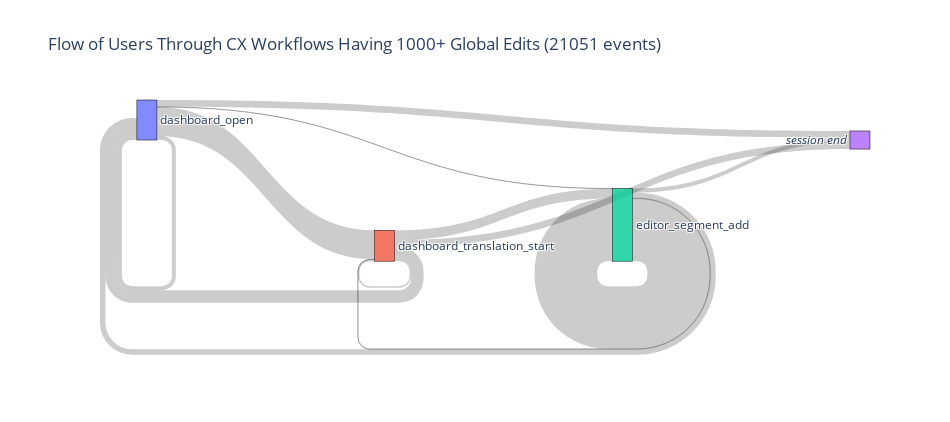

The cell this chart's notebook holds for it:
### Markdown cell above
::: {.callout-note collapse=true}

## Summary: Users with 100-999 Global Edits

Among the users who opened the dashboard:

* in 71% of the cases, they proceeded to translation start screen.
* in 18% of the cases, they ended the session.
* in 11%  of the cases, they refereshed the dashboard or came back to it later before the session expired.

Among the users who reach the translation start screen:

* in 16% of the cases, they transitioned to the editor and made an edit.
* in 49% of the cases, they went back to the main dashboard.
* in 30% of the cases, they ended the session.

Among users who made at least one edit:

* in 85% of the cases, they continued to make additional edits.
* in 7% of the cases, they went back to the main dashboard.
* in 5% of the cases, they ended the session.

:::

### Code cell
#| column: page-inset-right

n_events = events.query("""(user_global_edit_count_bucket == '1000+ edits') & (event_type == @main_events)""").shape[0]
iplot(plot_funnel(events.query("""user_global_edit_count_bucket == '1000+ edits'"""), 
                      chart_title=f'Flow of Users Through CX Workflows Having 1000+ Global Edits ({n_events} events)'), 
          config=iplot_config)

### Figure 1 — Plotly figure (JSON) as saved in the notebook; plotly's stock layout.template omitted (floating-point values rounded to 4 significant figures)
{"data": [{"domain": {"x": [0, 1], "y": [0, 1]}, "link": {"customdata": [9.937, 72.51, 0.6136, 16.94, 40.44, 4.862, 31.76, 22.94, 7.524, 0.4785, 86.18, 5.817], "hovertemplate": "Events: %{value}<br />Percentage: %{customdata:.2f}%<extra></extra>", "source": [0, 0, 0, 0, 1, 1, 1, 1, 2, 2, 2, 2], "target": [0, 1, 2, 3, 0, 1, 2, 3, 0, 1, 2, 3], "value": [583, 4254, 36, 994, 1830, 220, 1437, 1038, 802, 51, 9186, 620]}, "node": {"label": ["dashboard_open", "dashboard_translation_start", "editor_segment_add", "<i>session end</i>"], "line": {"color": "black", "width": 0.5}, "pad": 15, "thickness": 20}, "type": "sankey"}], "layout": {"font": {"size": 12}, "height": 422.2, "title": {"text": "Flow of Users Through CX Workflows Having 1000+ Global Edits (21051 events)"}, "width": 950}}
